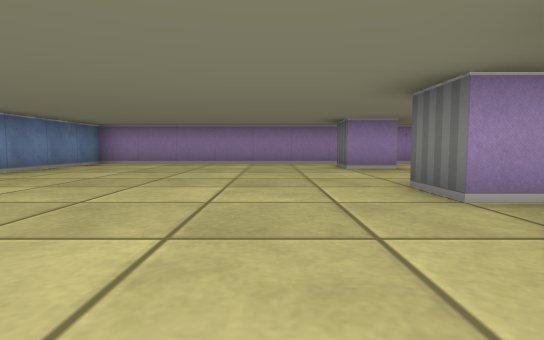
view 1 (above)

15 first-person views from a walk through a cub3D maze. The camera is about half as high as the walls, tilts 4° down and sees 80° across. The floor is counted in squares. Each view is taken from the middle of a square. On the plan, view 1 faces up. The plan holds only what a view shows up to about 9 squares ahead; the rest is blank. The place goes on beyond the plan.

view 2
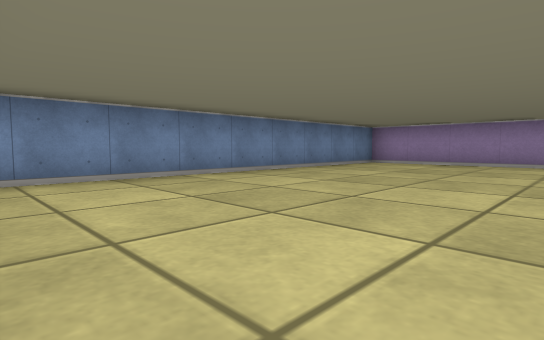

view 3
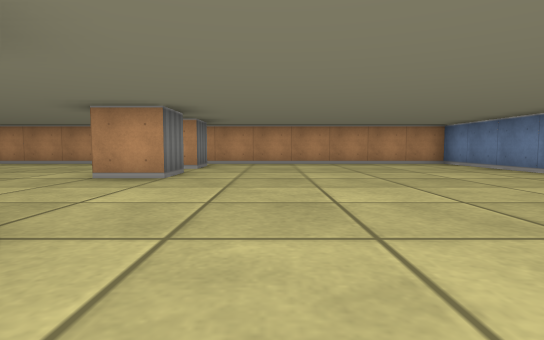

view 4
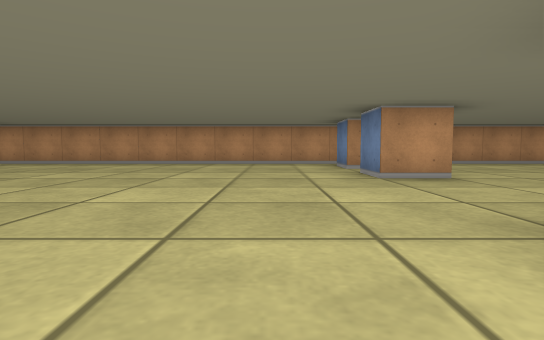

view 5
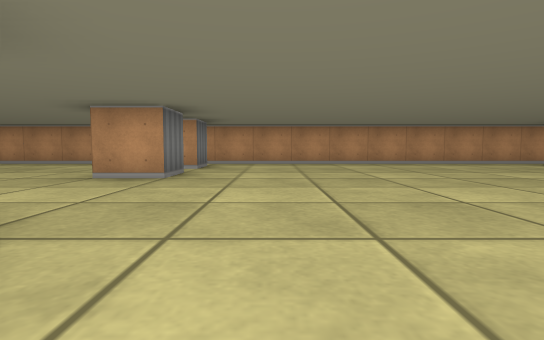

view 6
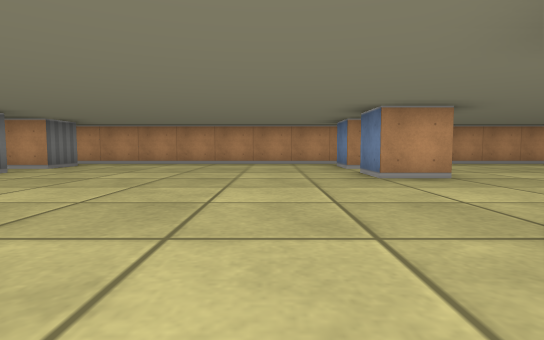

view 7
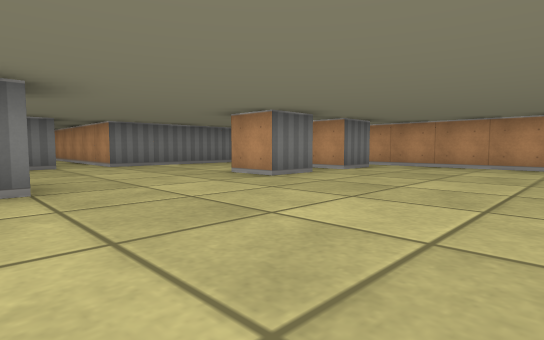

view 8
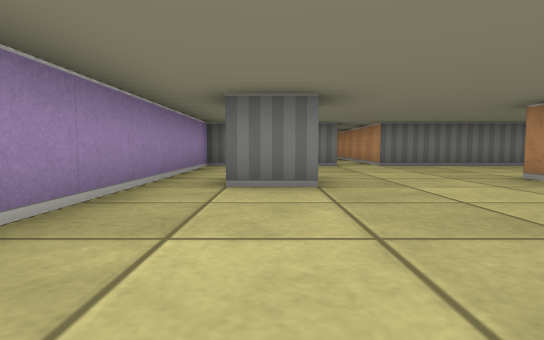

view 9
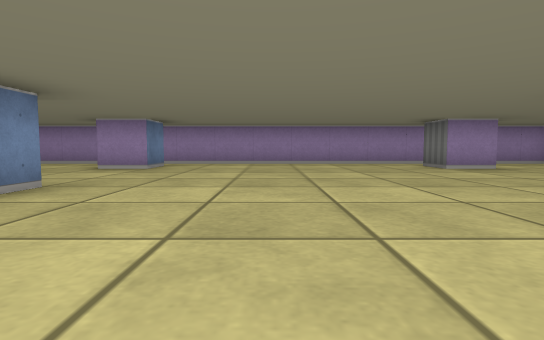

view 10
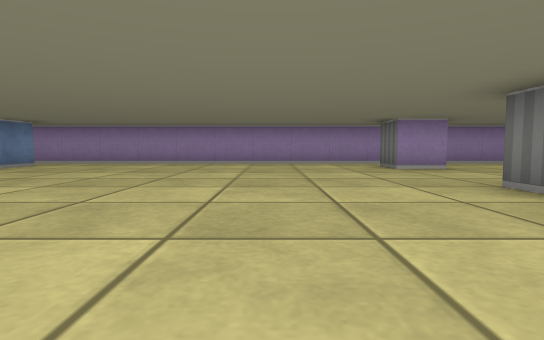

view 11
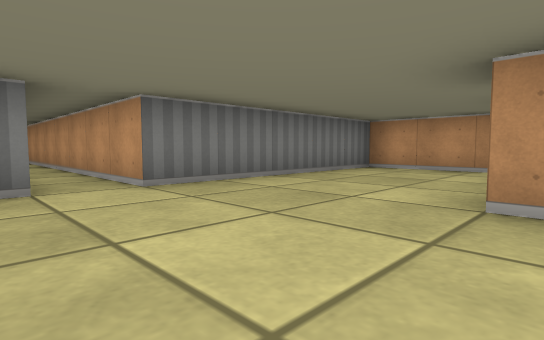

view 12
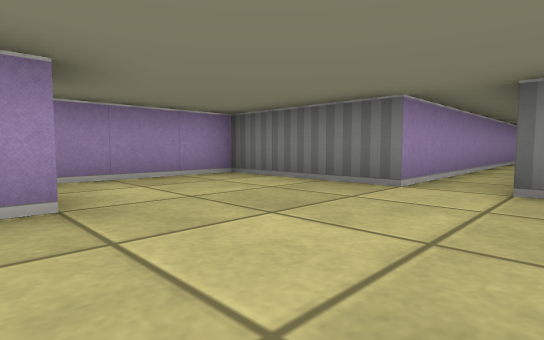

view 13
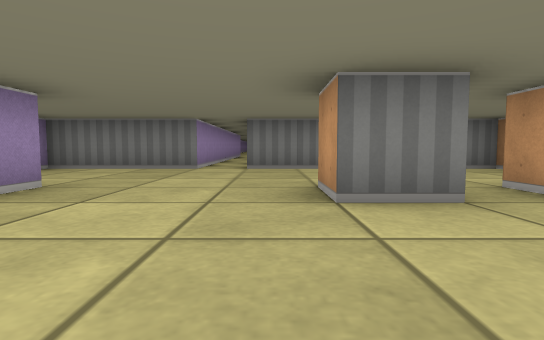

view 14
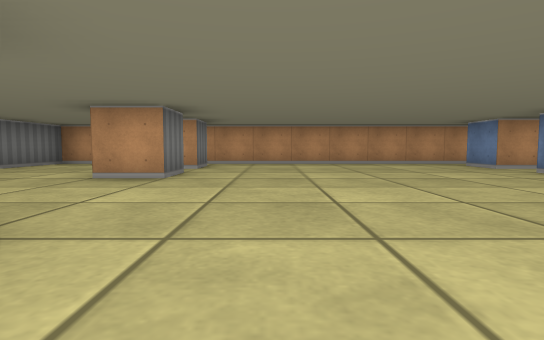

view 15
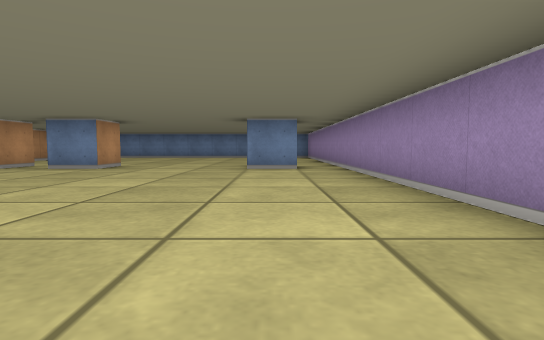

### Floor plan
Points are (right, up) in squares from view 1. A wall is a line through its corners. A room is listed if a view was taken in it or the views show most of it. See-through windows are left out.
Room 1 (views 1, 2, 3, 4, 5, 6, 7, 8, 9, 10, 11, 12, 13, 14, 15)
walls: (10.5, 2.5) (10.5, 3.5) (11.5, 3.5) (11.5, 2.5); (10.5, 0.5) (10.5, 1.5) (11.5, 1.5) (11.5, 0.5); (11.5, 7.5) (11.5, 6.5) (10.5, 6.5) (10.5, 7.5); (2.1, 2.5) (1.5, 2.5) (1.5, 3.5) (2.5, 3.5) (2.5, 2.5); (2.5, 7.5) (2.5, 6.5) (1.5, 6.5) (1.5, 7.5); (1.5, 0.5) (1.5, 1.5) (2.5, 1.5) (2.5, 0.5); (17.5, 2.4) (17.5, 3.5) (18.5, 3.5); (17.5, 0.4) (17.5, 1.5) (18.5, 1.5); (18.6, 6.5) (17.5, 6.5) (17.5, 7.5); (28.5, 5.5) (21.5, 5.5) (21.5, 8.5) (-4.5, 8.5) (-4.5, -0.5) (21.5, -0.5) (21.5, 4.5) (28.5, 4.5)

Where each view was taken, in squares from view 1:
view 1: 0 up, 0 right, facing up
view 2: 0 up, 0 right, facing up-left
view 3: 8 up, 0 right, facing down
view 4: 8 up, 4 right, facing down
view 5: 8 up, 9 right, facing down
view 6: 8 up, 13 right, facing down
view 7: 7 up, 14 right, facing down-right
view 8: 7 up, 14 right, facing right
view 9: 0 up, 14 right, facing up
view 10: 0 up, 8 right, facing up
view 11: 6 up, 18 right, facing down-right
view 12: 4 up, 18 right, facing up-right
view 13: 4 up, 15 right, facing right
view 14: 8 up, 16 right, facing down
view 15: 7 up, 9 right, facing left
